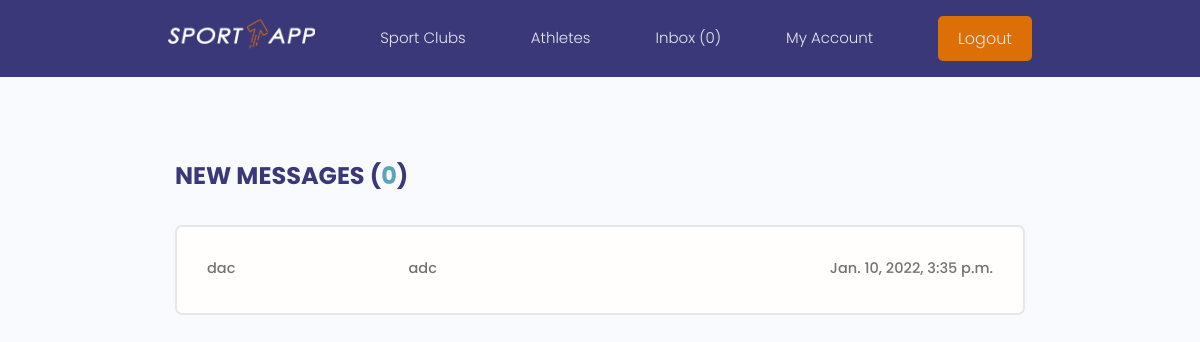
The page /inbox/ (signed in) on the database its author committed.
### users/models.py (models this page shows, shortened)
class Message(models.Model):
    sender = models.ForeignKey(Profile, on_delete=models.SET_NULL, null=True, blank=True)
    recipient = models.ForeignKey(Profile, on_delete=models.SET_NULL, null=True, blank=True, related_name="messages")
    name = models.CharField(max_length=200, blank=True, null=True)
    email = models.EmailField(max_length=200, blank=True, null=True)
    subject = models.CharField(max_length=200, blank=True, null=True)
    body = models.TextField()
    is_read = models.BooleanField(default=False, null=True)
    created = models.DateTimeField(auto_now_add=True)
    id = models.UUIDField(default=uuid.uuid4, unique=True,
                            primary_key=True, editable=False)
    class Meta:
        ordering = ['is_read', '-created']

### users/views.py (the view)
# urls.py: path('inbox/', views.inbox, name="inbox"),
@login_required(login_url="login")
def inbox(request):
    profile = request.user.profile
    messageRequests = profile.messages.all()
    unreadCount = messageRequests.filter(is_read=False).count()
    context = {'messageRequests': messageRequests, 'unreadCount': unreadCount}
    return render(request, 'users/inbox.html', context)

### users/templates/users/inbox.html
{% extends 'main.html' %}
{% block content %}
  <main class="inbox my-xl">
    <div class="content-box">
      <h3 class="inbox__title">New Messages (<span>{{unreadCount}}</span>)</h3>
      <ul class="messages">
        {% for message in messageRequests %}
        {% if message.is_read == False %}
        <li class="message message--unread">
        {% else %}
        <li class="message">
        {% endif%}
          <a href="{% url 'message' message.id %}">
            <span class="message__author">{{message.name}}</span>
            <span class="message__subject">{{message.subject}}</span>
            <span class="message__date">{{message.created}}</span>
          </a>
        </li>
        {% endfor %}
      </ul>
    </div>
  </main>
{% endblock content %}

### static/styles/app.css (style rules this page uses)
:root { --color-sub: #3b3879; }
.content-box { width: 95%; max-width: 85rem; margin: 0 auto; }
.inbox { height: 90vh; }
.inbox__title, .inbox__title span { font-size: 2.4rem; font-weight: 700; color: var(--color-sub); text-transform: uppercase; text-align: left; margin-bottom: 3rem; }
.inbox__title span { color: var(--color-main); }
.messages { list-style: none; background: var(--color-white); padding: 0.5rem 3rem; border: 2px solid var(--color-light); border-radius: 0.7rem; }
.message { padding: 2.5rem 0; }
.message>a span { font-size: 1.45rem; font-weight: 500; }
.message>a { display: flex; gap: 1rem; }
.message__author, .message__date { flex-basis: 25%; }
.message__subject { flex-basis: 50%; }
.message__date { text-align: right; }

### static/uikit/styles/modules/_variables.css (style rules this page uses)
:root { --color-main: #5aa5b9; --color-main-light: #e6faff; --color-sub: #3b3879; --color-sub-light: #dd6f07; --color-sub-lighter: #c7c7cc; --color-text: #737373; --color-gray: #8b8b8b; --color-light: #e5e7eb; --color-light-gray: #767676; --color-bg: #f8fafd; --color-white: #fffefd; --color-white-light: #f3f3f3; --color-success: #359e64; --color-success-bg: #def8e8; --color-error: #fc4b0b; --color-error-bg: #fff2ee; --font-base: 'Poppins', arial, helvetica, 'Segoe UI', roboto, ubuntu, sans-serif; --font-monospace: 'Fira Code', 'Courier New', courier, monospace; --font-regular: 300; --font-medium: 500; --font-bold: 700; --generic-shadow: 1px 1px 5px #00000010; --generic-transition: all 0.3s ease-in-out; }

### static/uikit/styles/modules/_base.css (style rules this page uses)
* { margin: 0; padding: 0; box-sizing: border-box; text-rendering: optimizeLegibility; color: inherit; font-size: inherit; list-style-type: none; }
html { font-size: 50%; }
@media only screen and (min-width: 480px) { html { font-size: 56.25%; } }
@media only screen and (min-width: 1200px) { html { font-size: 62.5%; } }
body { line-height: 1.6; font-weight: 400; font-size: 1.5rem; color: var(--color-text); background-color: var(--color-bg); min-height: 100vh; }

### static/uikit/styles/modules/_typography.css (style rules this page uses)
* { font-family: var(--font-base); }
h3 { font-size: 3.2rem; font-weight: var(--font-medium); }
p, span, strong { font-size: 1.6rem; color: var(--color-text); font-weight: var(--font-regular); }
a { padding-bottom: 2px; text-decoration: none; display: inline-block; color: var(--color-main); font-weight: var(--font-medium); }

### static/uikit/styles/modules/_utilities.css (style rules this page uses)
.my-xl { margin: 8rem auto; }

### rows shown on the page
Message: name "dac", subject "adc", created "Jan. 10, 2022, 3:35 p.m."

### other values the page prints
{{ unreadCount }} "0"
